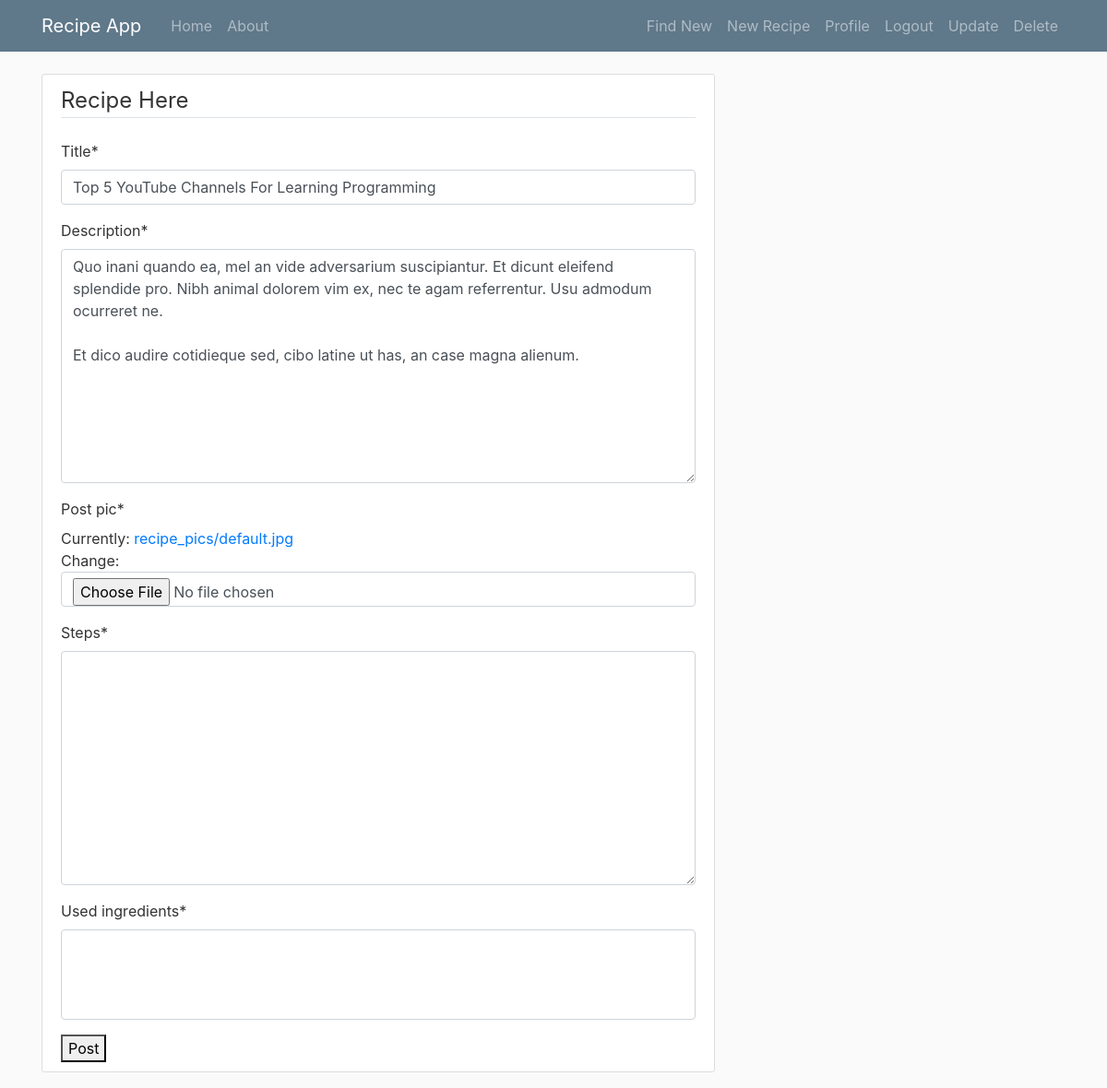
Page /recipe/33/update/ (signed in) on the committed database.
### recipe/models.py (models this page shows, shortened)
class Post(models.Model):
	title= models.CharField(max_length=100)
	author= models.ForeignKey(User, on_delete=models.CASCADE)
	description= models.TextField()
	post_pic= models.ImageField(default='recipe_pics/default.jpg', upload_to='recipe_pics')
	date_posted= models.DateTimeField(default=timezone.now)
	used_ingredients=models.ManyToManyField(Ingredient)
	steps= models.TextField()

### recipe/views.py (the view, shortened to what this page needs)
# urls.py: path('recipe/<int:pk>/update/', PostUpdateView.as_view(), name='recipe-update'),
class PostUpdateView(LoginRequiredMixin, UserPassesTestMixin,UpdateView):
	model=Post
	enctype="multipart/form-data"
	fields =['title', 'description', 'post_pic', 'steps', 'used_ingredients']
	def test_func(self):
		post= self.get_object()
		if self.request.user == post.author:
			return True
		return False

### recipe/templates/recipe/post_form.html (shortened to what this page needs)
{% extends "recipe/base.html" %}
{% load crispy_forms_tags %}
{% block content %}
    <div class="content-section">
        <form method="POST" enctype="multipart/form-data">
            <fieldset>
                <legend class="border-bottom mb-4">Recipe Here</legend>
                {{ form|crispy }}
            <button class="btn-outline-submit" type="submit">Post</button>
            </fieldset>
        </form>
    </div>
{% endblock content %}

### recipe/static/recipe/main.css (style rules this page uses)
body { background: #fafafa; color: #333333; margin-top: 5rem; }
.content-section { background: #ffffff; padding: 10px 20px; border: 1px solid #dddddd; border-radius: 3px; margin-bottom: 20px; }

### rows in the picture
Post: title "Top 5 YouTube Channels For Learning Programming", description "Quo inani quando ea, mel an vide adversarium suscipiantur. Et dicunt eleifend splendide pro. Nibh animal dolorem vim ex, nec te agam referrentur. Usu admodum ocurreret ne. Et dico audire cotidieque sed, cibo latine ut has, an case magna alienum."
